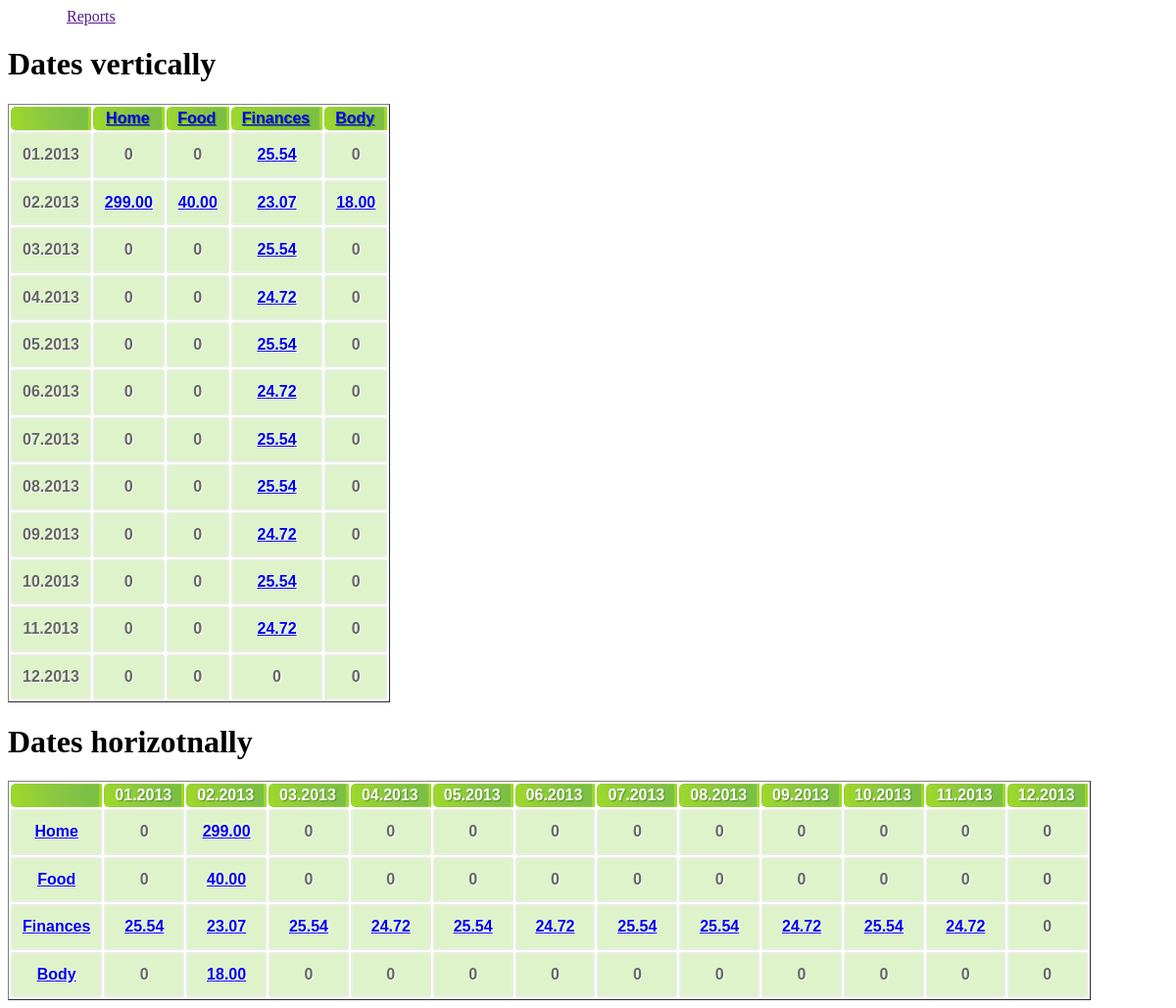
The app's page /demo/report.php with its own data.
### tables this page shows
CREATE TABLE `dim_l1` (
  `id` int(11) NOT NULL AUTO_INCREMENT,
  `dim_id` int(11) DEFAULT NULL,
  `code` varchar(32) DEFAULT NULL,
  `label` varchar(255) DEFAULT NULL,
  `hidden` tinyint(1) DEFAULT NULL,
  PRIMARY KEY (`id`)
);

### src/DBRisinajumi/Dimensions/Report.php (called while the page is built, shortened)
<?php
class Report extends \DBRisinajumi\Dimensions\ADimension
{
    private $nLevel = self::MIN_LEVEL;
    private $nDimId;
    private $nParentLevel = self::ROOT_PARENT_LEVEL;
    private $nYear;
    public function __construct(\mysqli $Database)
    {
        $this->db = $Database;
        $this->nYear = date('Y');
    }
    public function getFormattedAmt($nAmt)
    {
        return number_format($nAmt/100, 2, '.', ' ');
    }
    public function setLevel($nLevel = 1, $nLevelId = null)
    {
        $this->nLevel = (int)$nLevel;
        $this->nParentLevel = $nLevel-1;
        $this->nDimId = (int)$nLevelId;
    }
    public function getGridDataLevels()
    {
        if ($this->nLevel > self::MIN_LEVEL) {
            $sParentSql = 'l'.$this->nParentLevel.'_id';
        } else {
            $sParentSql = '1';
        }
        $sSql = "SELECT
             id,
             $sParentSql as parent_level_id,
             code,
             label
        FROM
              dim_l".$this->nLevel;
        $q = $this->db->query($sSql);
        $aLevels = array();
        while ($row = $q->fetch_assoc()) {
            if ($this->nParentLevel < self::MAX_LEVEL-1) {
                $row['link_exists'] = true;
                $row['level'] = $this->nLevel+1;
                $row['level_id'] = $row['id'];
            }
            $row['nYear'] = $this->nYear;
            $row['total_amt'] = 0;
            $aLevels[] = $row;
        }
        return $aLevels;
    }
    public function getAllGridDataPeriodLevels(&$aPeriods, $aLevels)
    {
        $aPeriodIds = array();
        foreach ($aPeriods as $aPeriod) {
            if (isset($aPeriod['id'])) {
                $aPeriodIds[] = $aPeriod['id'];
            }
        }
        $aLevelIds = array();
        foreach ($aLevels as $aLevel) {
            $aLevelIds[] = $aLevel['id'];
        }
        $sSqlLevelIds = implode(', ', $aLevelIds);
        $sSqlPeriodIds = implode(', ', $aPeriodIds);
        $sSql = "
        SELECT
          SUM(period_amt) AS amt,
          l{$this->nLevel}_id,
          period_id
        FROM
          dim_data_period
        WHERE period_id IN ( $sSqlPeriodIds )
          AND l{$this->nLevel}_id IN ( $sSqlLevelIds )
        GROUP BY period_id, l{$this->nLevel}_id
        ";
        $q = $this->db->query($sSql);
        $aAllPeriodLevels = array();
        while ($row = $q->fetch_assoc()) {
            foreach ($aPeriods as $nId => $aPeriod) {
                if (!isset($aPeriod['id']) || $aPeriod['id'] != $row['period_id']) {
                    continue;
                }
                $row['link_exists'] = true;
                $row['nYear'] = $this->nYear;
                $row['level'] = $this->nLevel;
                $row['level_id'] = $row['l'.$this->nLevel.'_id'];
                $row['parent_level_id'] = $this->nDimId;
                $aAllPeriodLevels[$nId][$row['l'.$this->nLevel.'_id']] = $row;
                $aPeriods[$nId]['total_amt'] += $row['amt'];
            }
        }
        foreach (array_keys($aPeriods) as $nPeriodId) {
            foreach ($aLevels as $aLevel) {
                $nLevelId = $aLevel['id'];
                if (!isset($aAllPeriodLevels[$nPeriodId][$nLevelId]['link2'])) {
                    $aAllPeriodLevels[$nPeriodId][$nLevelId]['html'] = 0;
                }
            }
        }
        ksort($aAllPeriodLevels);
        return $aAllPeriodLevels;
    }
}

### src/DBRisinajumi/Dimensions/ReportExample.php (the view, shortened to what this page needs)
<?php
class ReportExample extends Report
{
    public function createGridData()
    {
        $aPeriods = $this->getGridDataPeriods();
        $aLevels = $this->getGridDataLevels();
        $aAllPeriodLevels = $this->getAllGridDataPeriodLevels($aPeriods, $aLevels);
        ?>
        <table id="dimension_table" border="1" class="dim_table">
        <tbody><tr>
            <th></th>
        <?php
        foreach ($aLevels as $nLevelId => $aLevel) {
            ?>
            <th>
            <?php
            if (!empty($aLevel['link_exists'])) {
            ?>
                <a class="more" title="<?=$aLevel['label']?>"
               href="?year=<?=$aLevel['nYear']?>&amp;level=<?=$aLevel['level']
               ?>&amp;parent_level_id=<?=$aLevel['level_id']?>"><?=$aLevel['code']?></a>
            <?php
            } else {
                echo $aLevel['code'];
            }
            ?>
            </th>
            <?php
        }
        ?>
        </tr></tbody>
        <?php
        foreach ($aPeriods as $nPeriodId => $aPeriod) {
            echo "<tr><td>{$aPeriod['period_name_x_axis']}</td>\n";
            foreach ($aLevels as $aLevel) {
                $nLevelId = $aLevel['id'];
                ?>
                <td>
                <?php
                if (!empty($aAllPeriodLevels[$nPeriodId][$nLevelId]['link_exists'])) {
                ?>
                    <a class="more" title="<?=$aLevel['label']?>"
                   href="?year=<?=$aLevel['nYear']?>&amp;period_id=<?=
                   $aAllPeriodLevels[$nPeriodId][$nLevelId]['period_id']?>&amp;level=<?=
                   $aAllPeriodLevels[$nPeriodId][$nLevelId]['level']?>&amp;parent_level_id=<?=
                   $aAllPeriodLevels[$nPeriodId][$nLevelId]['parent_level_id']?>&amp;level_id=<?=
                   $aAllPeriodLevels[$nPeriodId][$nLevelId]['level_id']?>"><?=
                   $this->getFormattedAmt($aAllPeriodLevels[$nPeriodId][$nLevelId]['amt'])?></a>
                <?php
                } else {
                    echo '0';
                }
                ?>
                </td>
                <?php
            }
            echo "</tr>\n";
        }
        echo '</table>';
    }
    public function createGridDataHorizontalDates()
    {
        $aPeriods = $this->getGridDataPeriods();
        $aLevels = $this->getGridDataLevels();
        $aAllPeriodLevels = $this->getAllGridDataPeriodLevels($aPeriods, $aLevels);
        ?>
        <table id="dimension_table" border="1" class="dim_table">
        <tbody><tr><th></th>
        <?php
        foreach ($aPeriods as $nPeriodId => $aPeriod) {
            echo "<th>{$aPeriod['period_name_x_axis']}</th>\n";
        }
        ?>
        </tr></tbody>
        <?php
        foreach ($aLevels as $nLevelId => $aLevel) {
            $nLevelId = $aLevel['id'];
            echo "<tr>\n";
            ?>
            <td>
            <?php
            if (!empty($aLevel['link_exists'])) {
            ?>
                <a class="more" title="<?=$aLevel['label']?>"
               href="?year=<?=$aLevel['nYear']?>&amp;level=<?=$aLevel['level']
               ?>&amp;parent_level_id=<?=$aLevel['level_id']?>"><?=$aLevel['code']?></a>
            <?php
            } else {
                echo $aLevel['code'];
            }
            ?>
            </td>
            <?php
            foreach ($aPeriods as $nPeriodId => $sPeriod) {
                ?>
                <td>
                <?php
                if (!empty($aAllPeriodLevels[$nPeriodId][$nLevelId]['link_exists'])) {
                ?>
                    <a class="more" title="<?=$aLevel['label']?>"
                   href="?year=<?=$aLevel['nYear']?>&amp;period_id=<?=
                   $aAllPeriodLevels[$nPeriodId][$nLevelId]['period_id']?>&amp;level=<?=
                   $aAllPeriodLevels[$nPeriodId][$nLevelId]['level']?>&amp;parent_level_id=<?=
                   $aAllPeriodLevels[$nPeriodId][$nLevelId]['parent_level_id']?>&amp;level_id=<?=
                   $aAllPeriodLevels[$nPeriodId][$nLevelId]['level_id']?>"><?=
                   $this->getFormattedAmt($aAllPeriodLevels[$nPeriodId][$nLevelId]['amt'])?></a>
                <?php
                } else {
                    echo '0';
                }
                ?>
                </td>
                <?php
            }
            echo "</tr>\n";
        }
        echo '</table>';
    }
}

### demo/css/style.css (style rules this page uses)
table.dim_table { font-family: "Trebuchet MS", sans-serif; font-size: 16px; font-weight: bold; line-height: 1.4em; font-style: normal; border-collapse:separate; }
.dim_table tbody th { color:#fff; text-shadow:1px 1px 1px #568F23; background-color:#9DD929; border:1px solid #93CE37; border-right:3px solid #9ED929; padding:0px 10px; background:-webkit-gradient( linear, left bottom, right top, color-stop(0.02, rgb(158,217,41)), color-stop(0.51, rgb(139,198,66)), color-stop(0.87, rgb(123,192,67)) ); background: -moz-linear-gradient( left bottom, rgb(158,217,41) 2%, rgb(139,198,66) 51%, rgb(123,192,67) 87% ); -moz-border-radius:5px 0px 0px 5px; -webkit-border-top-left-radius:5px; -webkit-border-bottom-left-radius:5px; border-top-left-radius:5px; border-bottom-left-radius:5px; }
.dim_table tbody td { padding:10px; text-align:center; background-color:#DEF3CA; border: 2px solid #E7EFE0; -moz-border-radius:2px; -webkit-border-radius:2px; border-radius:2px; color:#666; text-shadow:1px 1px 1px #fff; }

### records on screen
dim_l1: code "Home", shows "0", id "299.00"
dim_l1: code "Food", shows "0", id "40.00"
dim_l1: code "Finances", id "25.54", id "23.07", id "24.72"
dim_l1: code "Body", shows "0", id "18.00"

### other values on screen
$aPeriod['period_name_x_axis'] "01.2013"
$aPeriod['period_name_x_axis'] "02.2013"
$aPeriod['period_name_x_axis'] "03.2013"
$aPeriod['period_name_x_axis'] "04.2013"
$aPeriod['period_name_x_axis'] "05.2013"
$aPeriod['period_name_x_axis'] "06.2013"
$aPeriod['period_name_x_axis'] "07.2013"
$aPeriod['period_name_x_axis'] "08.2013"
$aPeriod['period_name_x_axis'] "09.2013"
$aPeriod['period_name_x_axis'] "10.2013"
$aPeriod['period_name_x_axis'] "11.2013"
$aPeriod['period_name_x_axis'] "12.2013"
